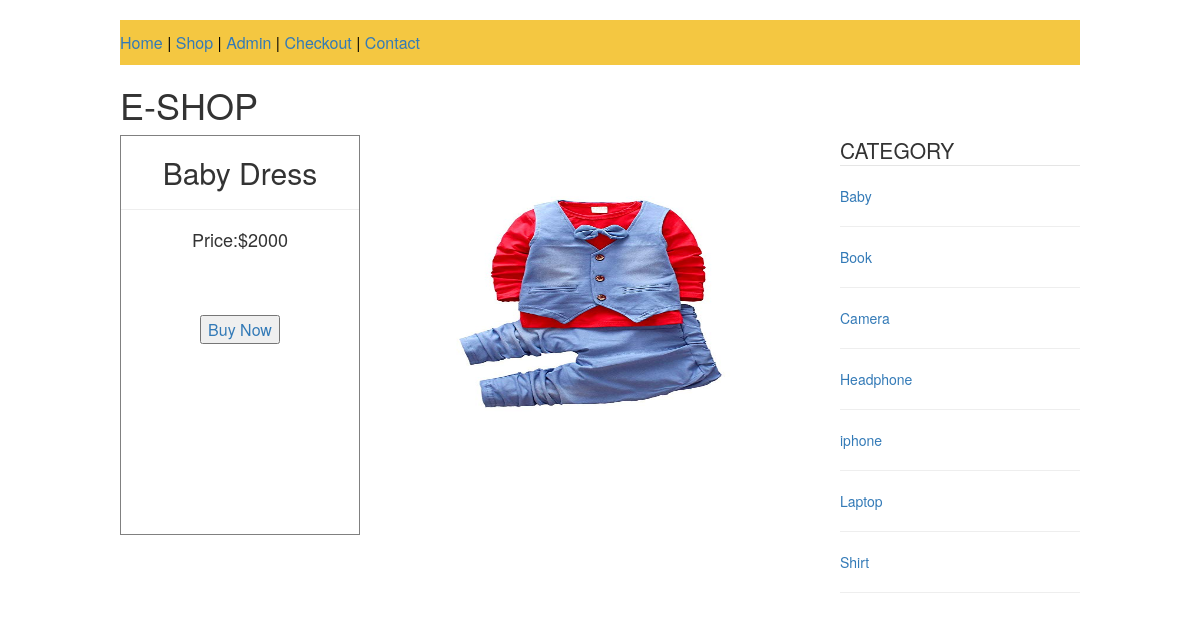
Page /final/public/item.php?id=7 on the committed database.
### tables this page shows
CREATE TABLE `products` (
  `product_id` int(11) NOT NULL,
  `product_title` varchar(255) NOT NULL,
  `product_category_id` int(11) NOT NULL,
  `product_price` float NOT NULL,
  `product_quantity` int(11) NOT NULL,
  `product_description` text NOT NULL,
  `product_image` text NOT NULL
);

CREATE TABLE `categories` (
  `cat_id` int(11) NOT NULL,
  `cat_title` varchar(255) NOT NULL
);

### final/public/item.php (the view, shortened to what this page needs)
<?php include(TEMPLATE_FRONT . DS . "header.php")?>
<?php include(TEMPLATE_FRONT . DS . "top_nav.php")?>
<div>
    <h1 align="left">E-SHOP</h1>
</div>
 <?php
    $query=query("SELECT * FROM products WHERE product_id=" . escape_string($_GET['id']) . " ");
    while($row=fetch_array($query)):
       $product_id = $row['product_id'];
       $product_title = $row['product_title'];
       $product_price = $row['product_price'];
       $product_description = $row['product_description'];
       $product_image = $row['product_image'];
 ?>
<div style="float: left;">
    <table border="1" width="240px" height="400px">
        <tr>
            <td align="center" valign="top">
            <h2 align=""><?php echo $product_title;?></h2><hr>
            <h4>Price:<?php echo "&#36;".$product_price?></h4><br>
            <p><?php echo $product_description;?></p><br>
            <a href="../resources/cart.php?add=<?php echo $product_id ?>"><input type="submit" value="Buy Now"></a>
            </td>
        </tr>
    </table>
</div>
		<div id="slider" style="width: 400px; margin-top:50px; margin-left:40px; float: left;">
		     <img src="./img/<?php echo $product_image;?>"  width="400px" height="240" />
		</div>
 <div  style="width: 240px; float: right;">
<fieldset>
<legend>CATEGORY</legend>
<?php get_categories();?>
</fieldset>
</div>
<?php endwhile; ?>
 <?php include(TEMPLATE_FRONT . DS . "footer.php")?>

### final/resources/functions.php (shortened to what this page needs)
<?php
function query($sql){
    global $connection;
    return mysqli_query($connection,$sql);
}
function escape_string($string){
    global $connection;
    return mysqli_real_escape_string($connection,$string);
}
function fetch_array($result){
    return mysqli_fetch_array($result);
}
function get_categories(){
    $query=query("SELECT * FROM categories order by cat_title");
    while($row=fetch_array($query)){
        $cat_id=$row['cat_id'];
        $cat_title=$row['cat_title'];
$category_links = <<<DELIMETER
<p><a href="category.php?id=$cat_id">$cat_title</a></p><hr>
DELIMETER;
        echo $category_links;
   }
}
?>

### rows in the picture
products: product_title "Baby Dress", product_price "2000", product_image (picture)
categories: cat_title "Baby"
categories: cat_title "Book"
categories: cat_title "Camera"
categories: cat_title "Headphone"
categories: cat_title "iphone"
categories: cat_title "Laptop"
categories: cat_title "Shirt"
